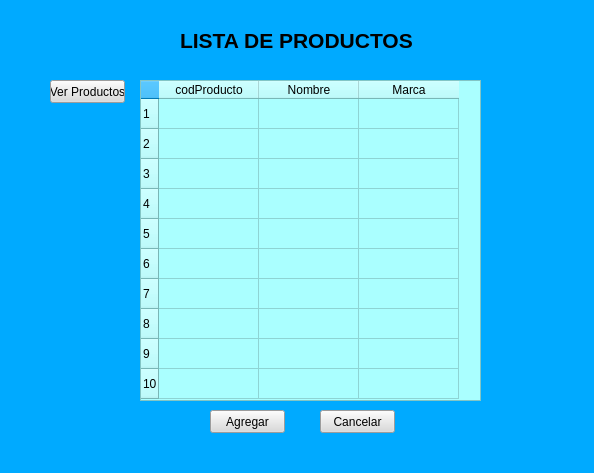
<?xml version="1.0" encoding="UTF-8"?>
<ui version="4.0">
 <class>AgregarProducto</class>
 <widget class="QWidget" name="AgregarProducto">
  <property name="geometry">
   <rect>
    <x>0</x>
    <y>0</y>
    <width>594</width>
    <height>473</height>
   </rect>
  </property>
  <property name="windowTitle">
   <string>Agregar producto a proveedor</string>
  </property>
  <property name="styleSheet">
   <string notr="true">background-color: rgb(0, 170, 255);</string>
  </property>
  <widget class="QLabel" name="label">
   <property name="geometry">
    <rect>
     <x>180</x>
     <y>30</y>
     <width>251</width>
     <height>21</height>
    </rect>
   </property>
   <property name="font">
    <font>
     <pointsize>16</pointsize>
     <weight>75</weight>
     <bold>true</bold>
    </font>
   </property>
   <property name="text">
    <string>LISTA DE PRODUCTOS</string>
   </property>
  </widget>
  <widget class="QTableWidget" name="tableWidget">
   <property name="geometry">
    <rect>
     <x>140</x>
     <y>80</y>
     <width>341</width>
     <height>321</height>
    </rect>
   </property>
   <property name="styleSheet">
    <string notr="true">background-color: rgb(170, 255, 255);</string>
   </property>
   <row>
    <property name="text">
     <string>1</string>
    </property>
   </row>
   <row>
    <property name="text">
     <string>2</string>
    </property>
   </row>
   <row>
    <property name="text">
     <string>3</string>
    </property>
   </row>
   <row>
    <property name="text">
     <string>4</string>
    </property>
   </row>
   <row>
    <property name="text">
     <string>5</string>
    </property>
   </row>
   <row>
    <property name="text">
     <string>6</string>
    </property>
   </row>
   <row>
    <property name="text">
     <string>7</string>
    </property>
   </row>
   <row>
    <property name="text">
     <string>8</string>
    </property>
   </row>
   <row>
    <property name="text">
     <string>9</string>
    </property>
   </row>
   <row>
    <property name="text">
     <string>10</string>
    </property>
   </row>
   <column>
    <property name="text">
     <string>codProducto</string>
    </property>
   </column>
   <column>
    <property name="text">
     <string>Nombre</string>
    </property>
   </column>
   <column>
    <property name="text">
     <string>Marca</string>
    </property>
   </column>
  </widget>
  <widget class="QPushButton" name="btnAgregar">
   <property name="geometry">
    <rect>
     <x>210</x>
     <y>410</y>
     <width>75</width>
     <height>23</height>
    </rect>
   </property>
   <property name="styleSheet">
    <string notr="true">background-color: rgb(218, 218, 218);</string>
   </property>
   <property name="text">
    <string>Agregar</string>
   </property>
  </widget>
  <widget class="QPushButton" name="btnCancelar">
   <property name="geometry">
    <rect>
     <x>320</x>
     <y>410</y>
     <width>75</width>
     <height>23</height>
    </rect>
   </property>
   <property name="styleSheet">
    <string notr="true">background-color: rgb(218, 218, 218);</string>
   </property>
   <property name="text">
    <string>Cancelar</string>
   </property>
  </widget>
  <widget class="QPushButton" name="btn_verProductos">
   <property name="geometry">
    <rect>
     <x>50</x>
     <y>80</y>
     <width>75</width>
     <height>23</height>
    </rect>
   </property>
   <property name="styleSheet">
    <string notr="true">background-color: rgb(218, 218, 218);</string>
   </property>
   <property name="text">
    <string>Ver Productos</string>
   </property>
  </widget>
 </widget>
 <resources/>
 <connections/>
</ui>
